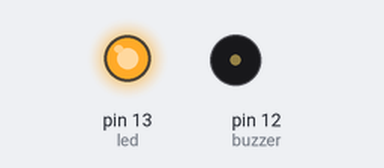
Bench run of a sketch on a simulated Arduino Uno, built with avr-gcc and run on an emulated ATmega328P. Shown: output pins drawn as LEDs (lit = HIGH), buzzer (waves = sounding, pin HIGH).

Above: at 0.5 s.
At 5.0 s:
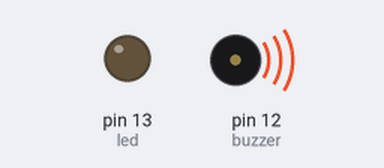
Timing chart, 0 to 6.9 s (numbered marks = the images above):
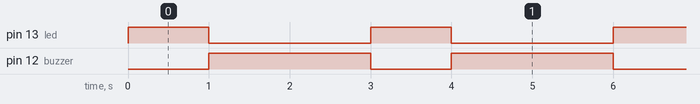

Measured:
- by itself, pin 13 (led): alternates HIGH for 1.0 s and LOW for 2.0 s
- by itself, pin 12 (buzzer): alternates HIGH for 2.0 s and LOW for 1.0 s

The sketch:

ledblinking_buzzer.ino
```cpp
int led=13;
int buzzer=12;
void setup() {

pinMode(led,OUTPUT);
pinMode(buzzer,OUTPUT);

}

void loop() {

    digitalWrite(led,HIGH);
    digitalWrite(buzzer,LOW);
    delay(1000);
    digitalWrite(led,LOW);
    digitalWrite(buzzer,HIGH);
  delay(2000);
}
```
